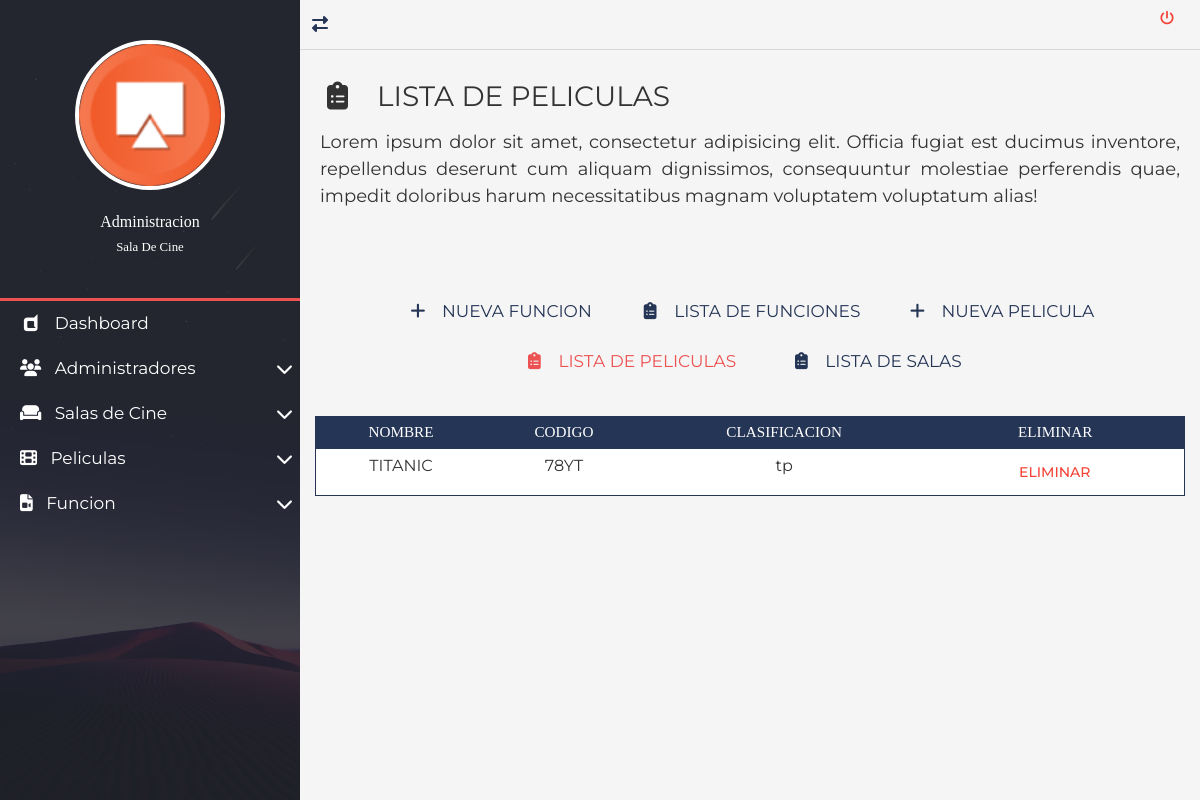
/views/peliculas/pelicula-list.php, run on an earlier commit of the app's database.
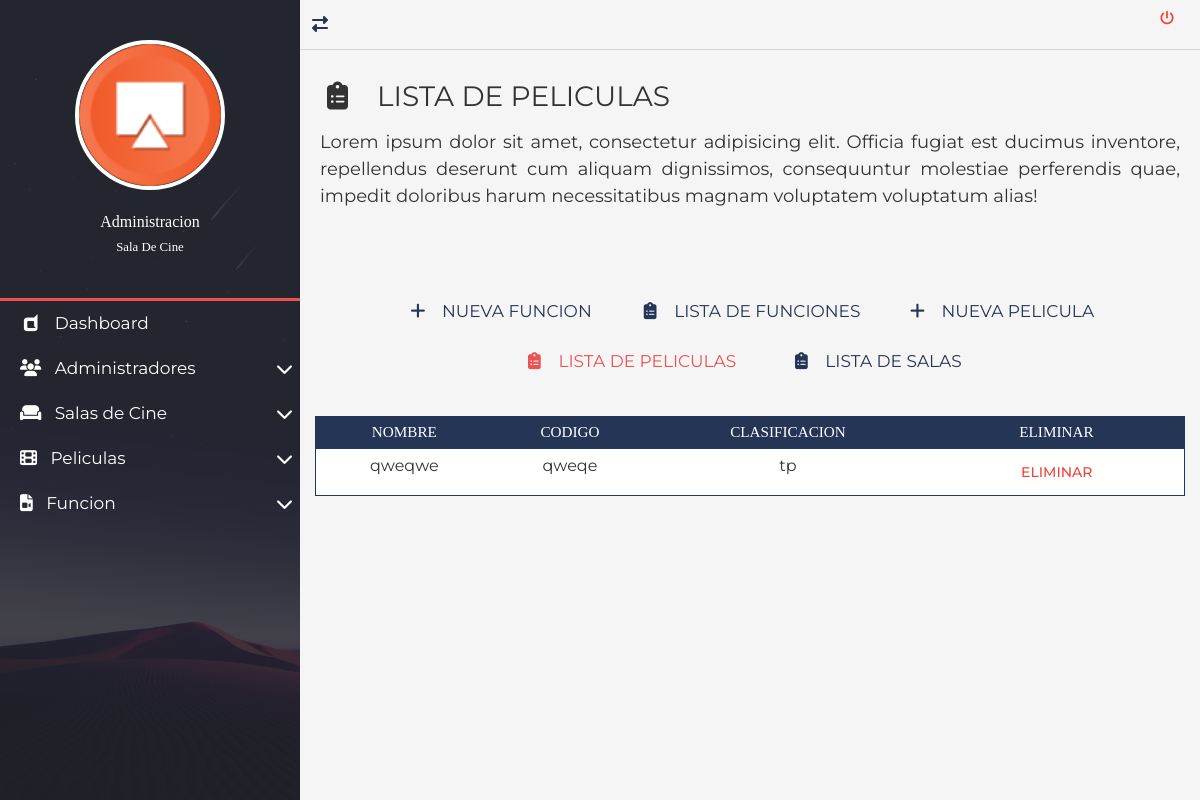
And on a later commit of the database.
### tables this page shows
CREATE TABLE `pelicula` (
  `nombre` varchar(100) NOT NULL,
  `codigo` varchar(50) NOT NULL,
  `clasificacion` varchar(10) NOT NULL
);

### views/administradores/conexion.php (called while the page is built, shortened)
<?php
class conexion{
	public function conectar(){
		$this->link = new mysqli('localhost','root','','cine');
		return $this->link;
	}
}
?>

### views/peliculas/pelicula.php (called while the page is built, shortened)
<?php
class pelicula
{
    private $link;
    function __construct($link)
    {
        $this->link = $link;
    }
    public function listar()
    {
        $sql = 'SELECT * FROM pelicula';
        $result = $this->link->query($sql);
        $arr = array();
        while ($fil = $result->fetch_assoc()) $arr[] = $fil;
        return ($arr);
    }
}

### views/peliculas/pelicula-list.php (the view, shortened to what this page needs)
<?php
require_once("../administradores/conexion.php");
require_once("./pelicula.php");
$con = new conexion();
$pel = new pelicula($con->conectar());
$arr = $pel->listar($con->conectar());
?>
<!DOCTYPE html>
<html lang="es">
<head>
	<link rel="stylesheet" href="../css/normalize.css">
	<link rel="stylesheet" href="../css/bootstrap.min.css">
	<link rel="stylesheet" href="../css/bootstrap-material-design.min.css">
	<link rel="stylesheet" href="../css/all.css">
	<link rel="stylesheet" href="../css/sweetalert2.min.css">
	<link rel="stylesheet" href="../css/jquery.mCustomScrollbar.css">
	<link rel="stylesheet" href="../css/style.css">
</head>
<body>
	<main class="full-box main-container">
		<section class="full-box nav-lateral">
			<div class="full-box nav-lateral-content">
				<figure class="full-box nav-lateral-avatar">
					<img src="../assets/avatar/cine.png" class="img-fluid" alt="Avatar">
					<figcaption class="roboto-medium text-center">
						Administracion <br><small class="roboto-condensed-light">Sala De Cine</small>
					</figcaption>
				</figure>
				<div class="full-box nav-lateral-bar"></div>
				<nav class="full-box nav-lateral-menu">
					<ul>
						<li>
							<a href="../home.php"><i class="fab fa-dashcube fa-fw"></i> &nbsp; Dashboard</a>
						</li>
						<li>
							<a href="#" class="nav-btn-submenu"><i class="fas fa-users fa-fw"></i> &nbsp; Administradores <i class="fas fa-chevron-down"></i></a>
						</li>
						<li>
							<a href="#" class="nav-btn-submenu"><i class="fas fa-couch"></i> &nbsp; Salas de Cine <i class="fas fa-chevron-down"></i></a>
						</li>
						<li>
							<a href="#" class="nav-btn-submenu"><i class="fas fa-film"></i> &nbsp; Peliculas <i class="fas fa-chevron-down"></i></a>
						</li>
						<li>
							<a href="#" class="nav-btn-submenu"><i class="fas fa-file-video"></i> &nbsp; Funcion <i class="fas fa-chevron-down"></i></a>
						</li>
					</ul>
				</nav>
			</div>
		</section>
		<section class="full-box page-content">
			<nav class="full-box navbar-info">
				<a href="#" class="float-left show-nav-lateral">
					<i class="fas fa-exchange-alt"></i>
				</a>
				<form action="../login.php" method="post">
					<button type="submit" name="cerrar" class="btn btn-danger"><i class="fas fa-power-off"></i></button>
				</form>
			</nav>
			<div class="full-box page-header">
				<h3 class="text-left">
					<i class="fas fa-clipboard-list fa-fw"></i> &nbsp; LISTA DE PELICULAS
				</h3>
				<p class="text-justify">
					Lorem ipsum dolor sit amet, consectetur adipisicing elit. Officia fugiat est ducimus inventore, repellendus deserunt cum aliquam dignissimos, consequuntur molestiae perferendis quae, impedit doloribus harum necessitatibus magnam voluptatem voluptatum alias!
				</p>
			</div>
			<div class="container-fluid">
			<ul class="full-box list-unstyled page-nav-tabs">
					<li>
						<a  href="../funcion/funcion-new.php"><i class="fas fa-plus fa-fw"></i> &nbsp; NUEVA FUNCION</a>
					</li>
					<li>
						<a href="../funcion/funcion-list.php"><i class="fas fa-clipboard-list fa-fw"></i> &nbsp; LISTA DE FUNCIONES</a>
					</li>
					<li>
                        <a  href="./pelicula-new.php"><i class="fas fa-plus fa-fw"></i> &nbsp; NUEVA PELICULA</a>
                    </li>
					<li>
						<a class="active" href="../peliculas/pelicula-list.php"><i class="fas fa-clipboard-list fa-fw"></i> &nbsp; LISTA DE PELICULAS</a>
					</li>
					<li>
                        <a href="../salas/sala-list.php"><i class="fas fa-clipboard-list fa-fw"></i> &nbsp; LISTA DE SALAS</a>
                    </li>
				</ul>
			</div>
			<div class="container-fluid">
				<div class="table-responsive">
					<table class="table table-dark table-sm">
						<thead>
							<tr class="text-center roboto-medium">
								<th>NOMBRE</th>
								<th>CODIGO</th>
								<th>CLASIFICACION</th>
								<th>ELIMINAR</th>
							</tr>
						</thead>
						<tbody>
							<?php
							for ($i = 0; $i < count($arr); $i++) {
							?>
								<tr class="text-center">
									<td><?php echo $arr[$i]['nombre'] ?></td>
									<td><?php echo $arr[$i]['codigo'] ?></td>
									<td><?php echo $arr[$i]['clasificacion'] ?></td>
									<td>
										<form method="post" action="">
											<button class="btn btn-danger" type="submit" name="eliminar">Eliminar</button>
										</form>
									</td>
								</tr>
							<?php
							}
							?>
						</tbody>
					</table>
				</div>
			</div>
		</section>
	</main>
</body>
</html>

What changed in the data, as far as the page shows it:
removed pelicula: nombre "TITANIC", codigo "78YT", clasificacion "tp"
added pelicula: nombre "qweqwe", codigo "qweqe", clasificacion "tp"
